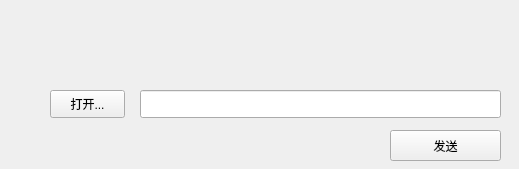
<?xml version="1.0" encoding="UTF-8"?>
<ui version="4.0">
 <class>SendFileClass</class>
 <widget class="QWidget" name="SendFileClass">
  <property name="geometry">
   <rect>
    <x>0</x>
    <y>0</y>
    <width>519</width>
    <height>169</height>
   </rect>
  </property>
  <property name="sizePolicy">
   <sizepolicy hsizetype="Fixed" vsizetype="Fixed">
    <horstretch>0</horstretch>
    <verstretch>0</verstretch>
   </sizepolicy>
  </property>
  <property name="minimumSize">
   <size>
    <width>519</width>
    <height>169</height>
   </size>
  </property>
  <property name="maximumSize">
   <size>
    <width>519</width>
    <height>169</height>
   </size>
  </property>
  <property name="windowTitle">
   <string>SendFile</string>
  </property>
  <widget class="QWidget" name="titleWidget" native="true">
   <property name="geometry">
    <rect>
     <x>0</x>
     <y>0</y>
     <width>519</width>
     <height>50</height>
    </rect>
   </property>
   <property name="titleskin" stdset="0">
    <bool>true</bool>
   </property>
  </widget>
  <widget class="QWidget" name="bodyWidget" native="true">
   <property name="geometry">
    <rect>
     <x>0</x>
     <y>50</y>
     <width>519</width>
     <height>119</height>
    </rect>
   </property>
   <property name="bottomskin" stdset="0">
    <bool>true</bool>
   </property>
   <widget class="QPushButton" name="openBtn">
    <property name="geometry">
     <rect>
      <x>50</x>
      <y>40</y>
      <width>75</width>
      <height>28</height>
     </rect>
    </property>
    <property name="text">
     <string>打开...</string>
    </property>
   </widget>
   <widget class="QPushButton" name="sendBtn">
    <property name="geometry">
     <rect>
      <x>390</x>
      <y>80</y>
      <width>111</width>
      <height>31</height>
     </rect>
    </property>
    <property name="text">
     <string>发送</string>
    </property>
   </widget>
   <widget class="QLineEdit" name="lineEdit">
    <property name="geometry">
     <rect>
      <x>140</x>
      <y>40</y>
      <width>361</width>
      <height>28</height>
     </rect>
    </property>
   </widget>
  </widget>
 </widget>
 <layoutdefault spacing="6" margin="11"/>
 <resources/>
 <connections/>
</ui>
